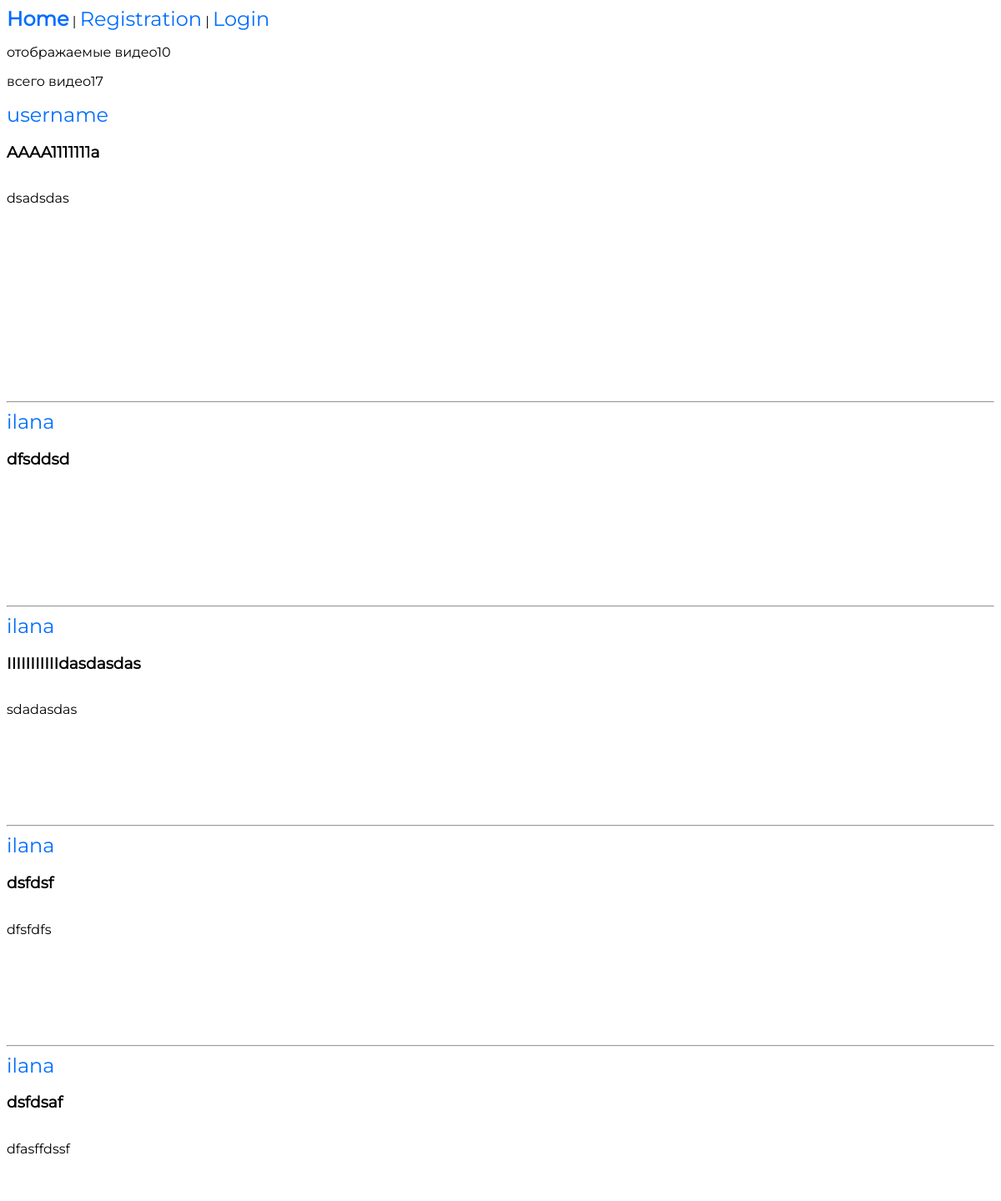
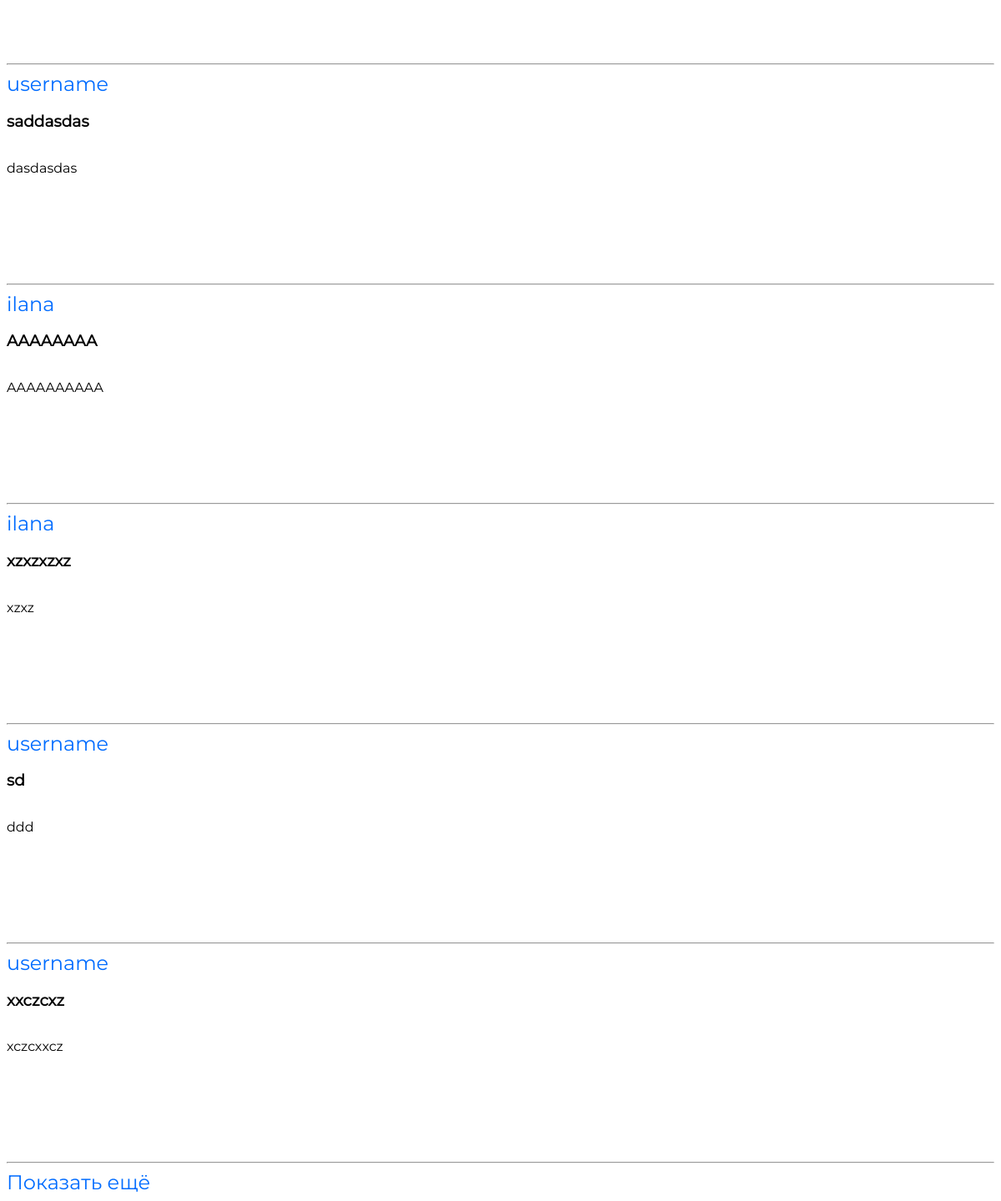
The page / on the database its author committed (2 pictures, top to bottom).
### tables this page shows
CREATE TABLE `videos` (
  `id` int(11) NOT NULL,
  `video_url` text NOT NULL,
  `channelname` varchar(50) DEFAULT NULL,
  `videoname` varchar(50) NOT NULL,
  `description` varchar(500) DEFAULT NULL,
  `channel_id` int(11) NOT NULL,
  `image_url` text NOT NULL
);

### includes/db_conn.php (called while the page is built, shortened)
<?php
$user = isset($_SESSION['user_id']) ? getUser($_SESSION['user_id']) : false;
function preparePost($post)
{
    $post['videoname'] = htmlspecialchars($post['videoname']);
    $post['description'] = $post['description'];
    $post['video_url'] = htmlspecialchars($post['video_url']);
    $post['channelname'] = htmlspecialchars($post['channelname']);
    $post['image_url'] =  htmlspecialchars($post['image_url']);
    return $post;
}

### index.php (the view, shortened to what this page needs)
<? include 'includes/header.php'; ?>
<? endif;
$perPage = 10;
$page = $_GET['page'] ?? 1;
$sqlString = "SELECT * FROM videos";
$videos = $db->query($sqlString)->fetchAll();
$count = $page * $perPage;
$display = array_slice($videos, 0, $count);
shuffle($display);
?>
<p>отображаемые видео<?= count($display) ?></p>
<p>всего видео<?= count($videos) ?></p>
<?php foreach ($display as $video) :
    $video = preparePost($video);
?>
    <article>
        <div class="videos">
            <a href="channel.php?id=<?= $video['channel_id'] ?>"><?= $video['channelname'] ?></a>
            <h3><?= $video['videoname'] ?></h3>
            <p><?= $video['description'] ?></p>
            <br>
            <br>
            <a href="show.php?id=<?= $video['id'] ?>"><img src="<?= $video['image_url']  ?>" alt=""></a>
            <br>
            <br>
    </article>
    <hr>
<?php endforeach; ?>
<?
if (count($display) < count($videos)) {
    echo '<a href="index.php?page=' . ($page + 1) . '">Показать ещё</a>';
} else {
    echo 'Вы просмотрели все видео';
}
?>
</body>
</html>

### includes/header.php (shortened to what this page needs)
<?php
include 'db_conn.php';
?>
<!doctype html>
<html lang="en">
<head>
    <link rel="stylesheet" href="../style.css">
</head>
<body>
    <nav>
        <b><a href="index.php">Home</a></b> |
        <?php if ($user) : ?>
            <a href="view.php">Create video</a> |
            <a href="mychannel.php?id=<?= $user['id'] ?>">My channel</a> |
            <a href="logout.php">Logout (<?= $user['email'] ?>)</a>
        <?php else : ?>
            <a href="registration.php">Registration</a> |
            <a href="login.php">Login</a>
        <?php endif; ?>
    </nav>

### style.css (style rules this page uses)
body { font-family: 'Montserrat'; }
.videos { display: flex; flex-direction: column; }
a { font-family: 'Montserrat'; text-decoration: none; color: #006CFF; font-size: 1.5rem; }

### rows shown on the page
videos: channelname "username", videoname "AAAA1111111a", description "dsadsdas", image_url (picture)
videos: channelname "ilana", videoname "dfsddsd"
videos: channelname "ilana", videoname "IIIIIIIIIIIdasdasdas", description "sdadasdas"
videos: channelname "ilana", videoname "dsfdsf", description "dfsfdfs"
videos: channelname "ilana", videoname "dsfdsaf", description "dfasffdssf"
videos: channelname "username", videoname "saddasdas", description "dasdasdas"
videos: channelname "ilana", videoname "AAAAAAAA", description "AAAAAAAAAA"
videos: channelname "ilana", videoname "xzxzxzxz", description "xzxz"
videos: channelname "username", videoname "sd", description "ddd"
videos: channelname "username", videoname "xxczcxz", description "xczcxxcz"

### other values the page prints
count($display) "10"
count($videos) "17"
